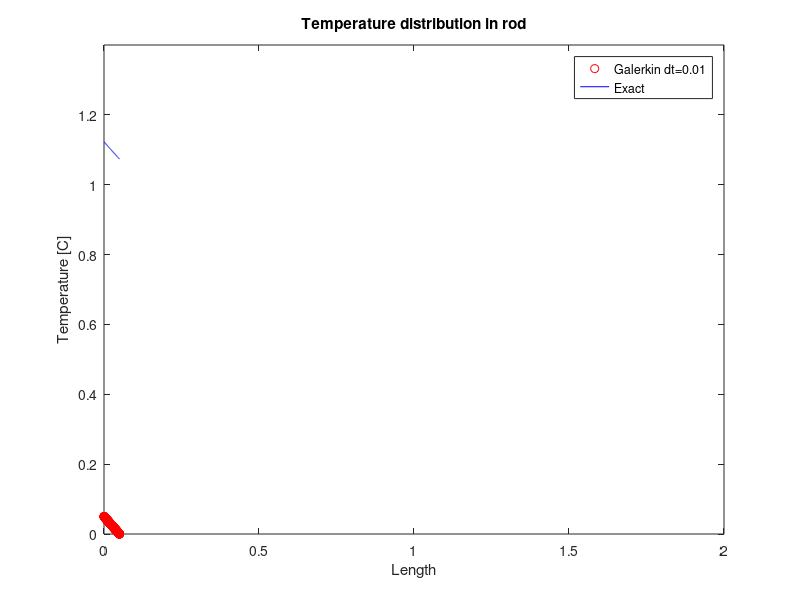
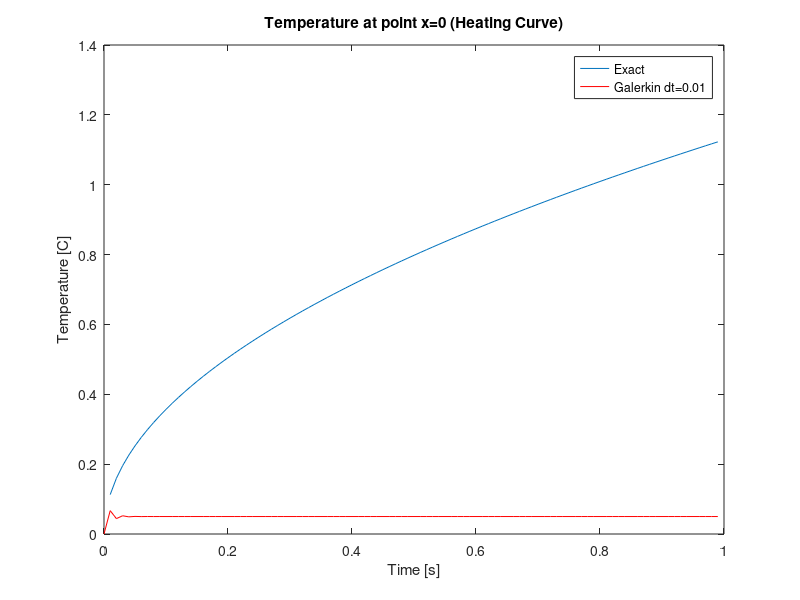

Reproduce these figures in MATLAB, in order.
%%% 1D Heat conduction
%%% Martin Albers
%%%[1] Strang G. and Fix G. (2008): An analysis of the Finite Element Method,Second Edition, Wellesley-Cambridge Press, Wellesley USA
%%%[2] R. W. Lewis et al. (1996):  The Finite Element Method in Heat Transfer Analysis, John Wiley and Sons, West Sussex England

%%%--- Problem ---%%%
% Solving 1-D Heat diffusion in a unit rod
% 
clear all
clc

%%%--- Mesh generation ---%%%
h       = 1e-4;                   % Distance between nodes [m]
units   = 5e-2;                   % Length of rod
p       = [0:h:units]';           % Nr of nodes
x       = [0:h:units];            % Spatial discretisation
nr_nodes = length(p);             % Nr of nodes

  for i = 2:nr_nodes        % Creates the element matrix
      e(i-1,:) = [i-1 i];
  end
  
%%%--- Creating space ---%%%
nr_elements =length(e);     % Nr of elements

K=zeros(nr_nodes,nr_nodes); % Empty stiffness matrix
M=zeros(nr_nodes,nr_nodes); % Empty mass matrix
F=zeros(nr_nodes,1);        % Empty forcing vector
Q=zeros(nr_nodes,1);        % Initial forcing vector, 

%%%--- Parameters ---%%%
P=1;                       % Heat conductivity
pc=1;                      % Heat capacity
A=1;                       % Element cross section

%%%--- Assembling matrices ---%%%
for k = 1:nr_elements                        % Loop over all elements
    
        nodes=e(k,:);                        % Identify nodes
        h=p(k+1)-p(k);                       % Calculate distance between nodes
        
        Ke = ((A*P)/h)*[1 -1;-1 1];          % Stiffness entry
        Me = ((pc*A*h)/6)*[2 1;1 2];         % Mass entry       
        Fe = ((A*h)/6)*[2 1;1 2]*Q(nodes,1); % Forcing entry
                            
        K(nodes,nodes)=K(nodes,nodes)+Ke;    % Position stiffness entry at identified nodes
        M(nodes,nodes)=M(nodes,nodes)+Me;    % Position mass entry at identified nodes      
        F(nodes,1)=F(nodes,1)+Fe;            % Position forcing entry at identified nodes          
end


%%%--- Initial conditions ---%%%
Told=zeros(nr_nodes,1);     % Initial temperature, 0 everywhere
F(1)=1;                     % With unit heat production at node one

%%%--- Time parameters ---%%%
dt = 0.01;                  % Size of time step
t=1;                        % Time

%%%--- Preparing matrices ---%%%
% See [2] page 108

A=((1/2)*K+(1/(dt))*M);     
B=(-(1/2)*K+M/(dt));        

C=(M+0.5*dt*K);             
D=(M-0.5*dt*K);             

R=((1/3)*K+(1/(2*dt))*M);   
S=((-1/6)*K+(M/(2*dt)));    
 
R(nr_nodes,:)=0;
R(:,nr_nodes)=0;
R(nr_nodes,nr_nodes)=1;

S(nr_nodes,:)=0;
S(:,nr_nodes)=0;
S(nr_nodes,nr_nodes)=1;

Tnew = Told;
Fold = F;
Fnew = Fold;

%%%--- Time stepping ---%%%
for i = 1:t/dt
    
    thermometer(i)=Tnew(1);                    % Vector to store temperature data at node 1

  %  Tnew = C\(D*Told+dt*F) ;                  % Crank Nicolson
   Tnew=R\((S*Told+((1/6)*(Fold+2*Fnew))));    % Galerking
 
   Told=Tnew;

end


%%%--- Analytical solution ---%%%
tt=[0:dt:t-dt];         % Time discretisation
        
for nt = 1:length(tt)   % Loop over time
 
% Analytical solution
Tana = 2*(tt(nt)/pi)^(1/2)*((exp((-x.^2./(4*tt(nt))))-0.5.*x.*(sqrt(pi/tt(nt)).*erfc((x./(2*sqrt(tt(nt))))))));

thermometerTana(nt)=Tana(1);    % Store temperature at node 1
end

  figure(1) % [2] page 109
  plot(x,Tnew,'ro',x,Tana,'b')
  title('Temperature distribution in rod')
  xlabel('Length')
  ylabel('Temperature [C]')
  legend(['Galerkin dt=',num2str(dt)],'Exact')
  axis([0 2 0 1.4])
%     
  figure(2) % [2] page 110
  plot(tt,thermometerTana,tt,thermometer,'r')
  title('Temperature at point x=0 (Heating Curve)')
  xlabel('Time [s]')
  ylabel('Temperature [C]')
  legend('Exact',['Galerkin dt=', num2str(dt)])
%     
    
%  Tnew1=Tnew;
%  Tana1=Tana;

%   Tnew05=Tnew;
%   Tana05=Tana;
% %     
%   Tnew01=Tnew;
%   Tana01=Tana;
%   
%   
%   figure(1)
%   plot(x,Tnew,'ro',x,Tana,'b',x,Tnew1,'ro',x,Tana1,'b',x,Tnew05,'ro',x,Tana05,'b')
%   title('Temperature distribution in rod')
%   xlabel('Length')
%   ylabel('Temperature [C]')
%   legend('Galerkin dt=0.01','Exact')
%   axis([0 2 0 1.4])